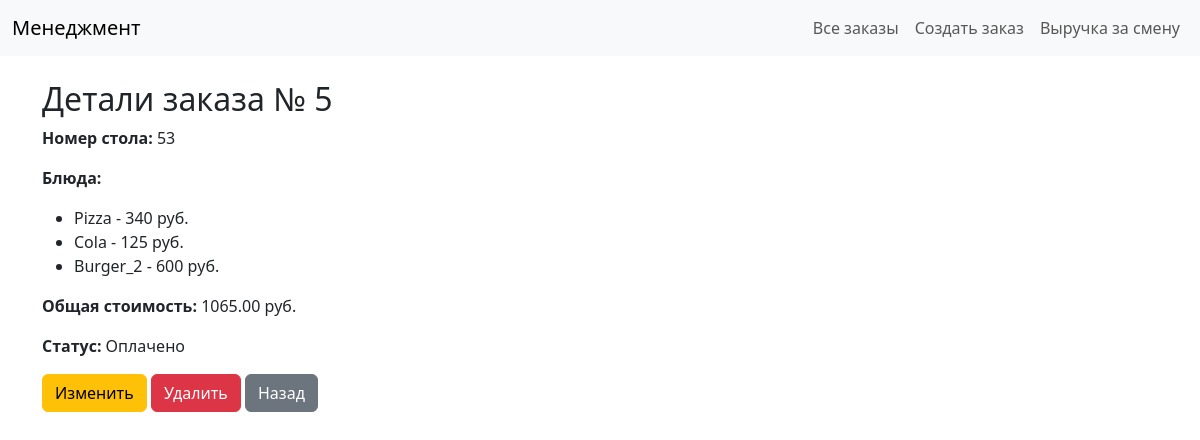
The page /order/5/ on the database its author committed.
### orders/models.py (models this page shows, shortened)
class Order(models.Model):
    STATUS_CHOICE = [
        ('pending', 'В ожидании'),
        ('ready', 'Готово'),
        ('paid', 'Оплачено'),
    ]
    table_number = models.PositiveIntegerField(verbose_name="Номер стола")
    items = models.JSONField()
    total_price = models.DecimalField(
        max_digits=10,
        decimal_places=2,
        default=0
    )
    status = models.CharField(
        max_length=10,
        choices=STATUS_CHOICE,
        default='pending',
        verbose_name="Статус"
    )
    created_at = models.DateTimeField(
        auto_now_add=True,
        verbose_name="Время создания"
    )

### orders/views.py (the view)
# urls.py: path('order/<int:order_id>/', order_detail, name='order_detail'),
def order_detail(req, order_id):
    order = get_object_or_404(Order, id=order_id)
    return render(req, 'orders/order_detail.html', {'order': order})

### orders/templates/orders/order_detail.html
{% extends 'orders/base.html' %}
{% block content %}
    <h2>Детали заказа № {{ order.id }}</h2>
    <p><strong>Номер стола: </strong>{{ order.table_number }}</p>
    <p><strong>Блюда:</strong></p>
    <ul>
        {% for item, price in order.items.items %}
            <li>{{ item }} - {{ price }} руб.</li>
        {% endfor %}
    </ul>
    <p><strong>Общая стоимость: </strong>{{ order.total_price }} руб.</p>
    <p><strong>Статус: </strong>{{ order.get_status_display }}</p>
    <a href="{% url 'order_update' order.id %}" class="btn btn-warning">Изменить</a>
    <a href="{% url 'order_delete' order.id %}" class="btn btn-danger">Удалить</a>
    <a href="{% url 'order_list' %}" class="btn btn-secondary">Назад</a>
{% endblock %}

### rows shown on the page
Order: id "5", table_number "53", total_price "1065.00", status "Оплачено"

### other values the page prints
{{ item }} "Pizza" "Cola" "Burger_2"
{{ price }} "340" "125" "600"
